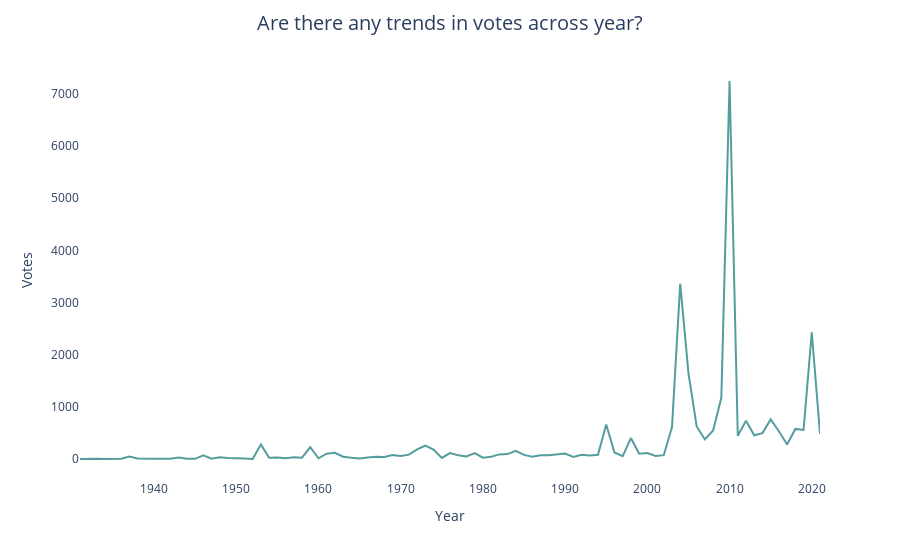

The notebook cell saved with this chart:
### Code cell
# Group data by Year and calculate the average rating
average_rating_by_year = imdb.groupby('Year')['Votes'].mean().reset_index()

# Create the line plot with Plotly Express
fig = px.line(average_rating_by_year, x='Year', y='Votes', color_discrete_sequence=['#559C9E'])
fig.update_layout(title='Are there any trends in votes across year?', title_x=0.5, title_pad=dict(t=20), title_font=dict(size=20), xaxis_title='Year', yaxis_title='Votes', xaxis=dict(showgrid=False), yaxis=dict(showgrid=False), plot_bgcolor = 'white')
fig.show()

### Figure 1 — Plotly figure (JSON) as saved in the notebook; plotly's stock layout.template omitted (floating-point values rounded to 4 significant figures)
{"data": [{"hovertemplate": "Year=%{x}<br>Votes=%{y}<extra></extra>", "legendgroup": "", "line": {"color": "#559C9E", "dash": "solid"}, "marker": {"symbol": "circle"}, "mode": "lines", "name": "", "orientation": "v", "showlegend": false, "type": "scatter", "x": [1931, 1932, 1933, 1934, 1935, 1936, 1937, 1938, 1940, 1941, 1942, 1943, 1944, 1945, 1946, 1947, 1948, 1949, 1950, 1951, 1952, 1953, 1954, 1955, 1956, 1957, 1958, 1959, 1960, 1961, 1962, 1963, 1964, 1965, 1966, 1967, 1968, 1969, 1970, 1971, 1972, 1973, 1974, 1975, 1976, 1977, 1978, 1979, 1980, 1981, 1982, 1983, 1984, 1985, 1986, 1987, 1988, 1989, 1990, 1991, 1992, 1993, 1994, 1995, 1996, 1997, 1998, 1999, 2000, 2001, 2002, 2003, 2004, 2005, 2006, 2007, 2008, 2009, 2010, 2011, 2012, 2013, 2014, 2015, 2016, 2017, 2018, 2019, 2020, 2021], "xaxis": "x", "y": [6, 13, 10, 5, 13, 11.33, 52.83, 13, 9.333, 13.67, 10, 32.6, 8, 8, 76, 12, 38.67, 23, 11, 12.2, 7, 285, 28.25, 35.5, 18.86, 36.33, 30.33, 229.9, 19, 106.8, 124, 49, 29.17, 13, 34.43, 47.6, 42.82, 82.83, 62.33, 88.85, 190.1, 262.4, 186.9, 25.09, 119.3, 77.33, 52.5, 116.8, 31.39, 47.3, 93.19, 98.47, 163.2, 83.46, 48.21, 75.38, 75.13, 92.7, 108.9, 44.81, 84.64, 70.25, 84.86, 667.5, 129.2, 57.52, 406.1, 104.4, 118.3, 62.74, 78.53, 615.2, 3362.0, 1651.0, 628.7, 380, 550, 1177.0, 7245.0, 450.4, 739.4, 460.0, 500.3, 762.3, 536.9, 282.7, 581.4, 561.5, 2432.0, 488.7], "yaxis": "y"}], "layout": {"legend": {"tracegroupgap": 0}, "margin": {"t": 60}, "plot_bgcolor": "white", "title": {"font": {"size": 20}, "pad": {"t": 20}, "text": "Are there any trends in votes across year?", "x": 0.5}, "xaxis": {"anchor": "y", "domain": [0, 1], "showgrid": false, "title": {"text": "Year"}}, "yaxis": {"anchor": "x", "domain": [0, 1], "showgrid": false, "title": {"text": "Votes"}}}}
